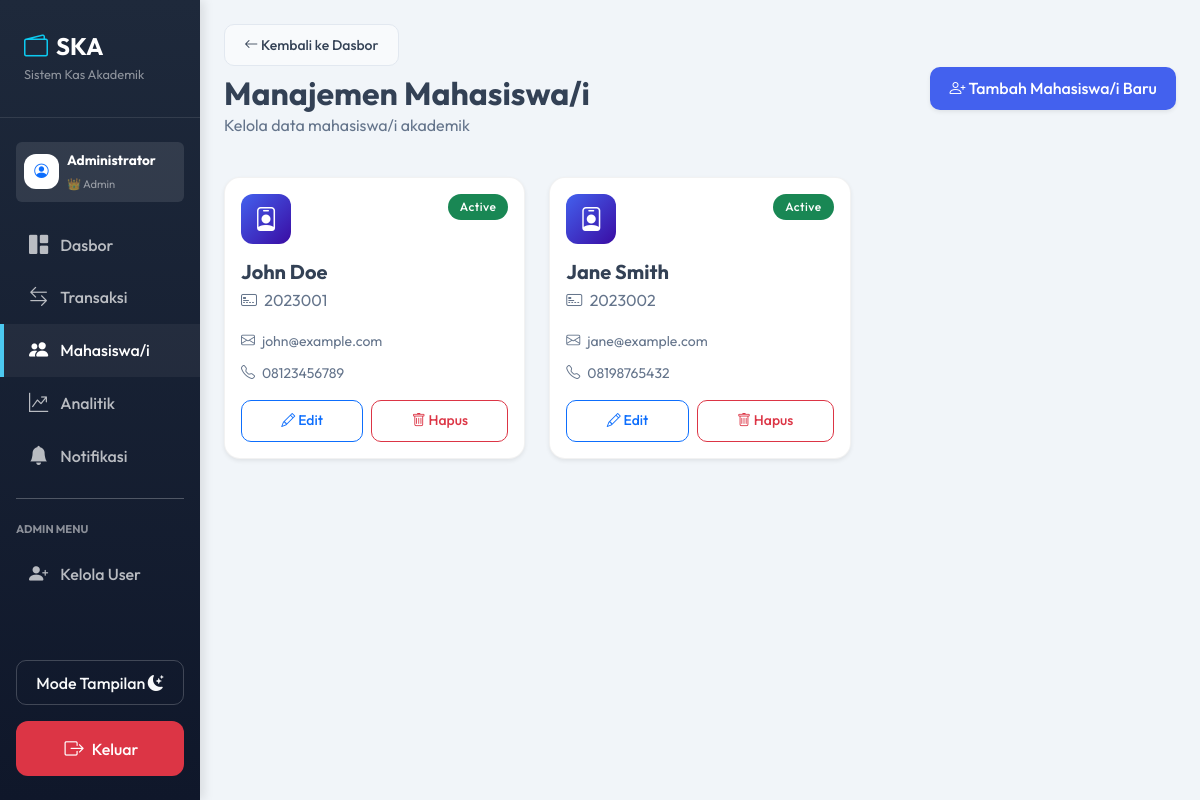
/students.php (signed in), run on the app's committed database.
### tables this page shows
CREATE TABLE `students` (
  `id` int(11) NOT NULL AUTO_INCREMENT,
  `student_id_number` varchar(20) NOT NULL COMMENT 'NIM/NIS',
  `full_name` varchar(100) NOT NULL,
  `email` varchar(100) DEFAULT NULL,
  `phone` varchar(20) DEFAULT NULL,
  `status` enum('active','graduated','dropped_out') NOT NULL DEFAULT 'active',
  `created_at` timestamp NOT NULL DEFAULT current_timestamp(),
  PRIMARY KEY (`id`),
  UNIQUE KEY `student_id_number` (`student_id_number`)
);

### src/Config/init.php (called while the page is built, shortened)
<?php
spl_autoload_register(function ($class_name) {
    $file = __DIR__ . '/../Services/' . $class_name . '.php';
});
$db = Database::getInstance();
$auth = new Auth();

### src/Services/Database.php (called while the page is built)
<?php
class Database
{
    private static $instance = null;
    private $pdo;
    private function __construct()
    {
        $host = 'localhost';
        $db = 'academic_cash_db';
        $user = 'root';
        $pass = '';
        $charset = 'utf8mb4';
        $dsn = "mysql:host=$host;dbname=$db;charset=$charset";
        $options = [
            PDO::ATTR_ERRMODE => PDO::ERRMODE_EXCEPTION,
            PDO::ATTR_DEFAULT_FETCH_MODE => PDO::FETCH_ASSOC,
            PDO::ATTR_EMULATE_PREPARES => false,
        ];
        try {
            $this->pdo = new PDO($dsn, $user, $pass, $options);
        } catch (\PDOException $e) {
            throw new \PDOException($e->getMessage(), (int) $e->getCode());
        }
    }
    public static function getInstance()
    {
        if (self::$instance === null) {
            self::$instance = new Database();
        }
        return self::$instance;
    }
    public function getConnection()
    {
        return $this->pdo;
    }
}

### src/Services/Auth.php (called while the page is built, shortened)
<?php
class Auth
{
    public function getCurrentUser()
    {
        if (isset($_SESSION['user_id'])) {
            return [
                'id' => $_SESSION['user_id'],
                'username' => $_SESSION['username'],
                'role' => $_SESSION['role'],
                'full_name' => $_SESSION['full_name']
            ];
        }
        return null;
    }
}

### public/students.php (the view, shortened to what this page needs)
<?php
require_once __DIR__ . '/../src/Config/init.php';
$auth->requireLogin();
$students = $db->getConnection()->query("SELECT * FROM students ORDER BY created_at DESC")->fetchAll();
?>
<!DOCTYPE html>
<html lang="id">
<head>
    <link href="https://cdn.jsdelivr.net/npm/bootstrap@5.3.0/dist/css/bootstrap.min.css" rel="stylesheet">
    <link rel="stylesheet" href="https://cdn.jsdelivr.net/npm/bootstrap-icons@1.10.0/font/bootstrap-icons.css">
    <link rel="stylesheet" href="assets/css/style.css">
</head>
<body>
    <div class="container-fluid">
        <div class="row">
            <?php include __DIR__ . '/../src/Includes/sidebar.php'; ?>
            <div class="col-md-10 col-12 p-4 main-content">
                <div class="d-flex justify-content-between align-items-center mb-4">
                    <div>
                        <a href="dashboard.php" class="btn btn-light btn-sm mb-2">
                            <i class="bi bi-arrow-left"></i> Kembali ke Dasbor
                        </a>
                        <h2 class="fw-bold mb-0">Manajemen Mahasiswa/i</h2>
                        <p class="text-muted">Kelola data mahasiswa/i akademik</p>
                    </div>
                    <?php if ($isAdmin): ?>
                        <button class="btn btn-primary shadow-sm" data-bs-toggle="modal" data-bs-target="#addStudentModal">
                            <i class="bi bi-person-plus"></i> Tambah Mahasiswa/i Baru
                        </button>
                    <?php endif; ?>
                </div>
                <div class="row g-4">
                    <?php foreach ($students as $s): ?>
                        <div class="col-md-6 col-lg-4">
                            <div class="card h-100 shadow-sm hover-card">
                                <div class="card-body">
                                    <div class="d-flex justify-content-between align-items-start mb-3">
                                        <div class="icon-box bg-gradient-primary text-white"
                                            style="width: 50px; height: 50px;">
                                            <i class="bi bi-person-badge"></i>
                                        </div>
                                        <span
                                            class="badge bg-<?= $s['status'] == 'active' ? 'success' : 'secondary' ?> rounded-pill">
                                            <?= ucfirst($s['status']) ?>
                                        </span>
                                    </div>
                                    <h5 class="fw-bold mb-1"><?= htmlspecialchars($s['full_name']) ?></h5>
                                    <p class="text-muted mb-3">
                                        <i class="bi bi-credit-card-2-front me-1"></i>
                                        <?= htmlspecialchars($s['student_id_number']) ?>
                                    </p>
                                    <div class="mb-2">
                                        <small class="text-muted">
                                            <i class="bi bi-envelope me-1"></i>
                                            <?= htmlspecialchars($s['email'] ?: 'Tidak ada email') ?>
                                        </small>
                                    </div>
                                    <div class="mb-3">
                                        <small class="text-muted">
                                            <i class="bi bi-telephone me-1"></i>
                                            <?= htmlspecialchars($s['phone'] ?: 'Tidak ada telepon') ?>
                                        </small>
                                    </div>
                                    <?php if ($isAdmin): ?>
                                        <div class="d-flex gap-2">
                                            <a href="students_edit.php?id=<?= $s['id'] ?>"
                                                class="btn btn-sm btn-outline-primary flex-fill">
                                                <i class="bi bi-pencil"></i> Edit
                                            </a>
                                            <form method="POST" style="display:inline;" class="flex-fill">
                                                <button type="submit" class="btn btn-sm btn-outline-danger w-100"
                                                    onclick="return confirm('Apakah Anda yakin?')">
                                                    <i class="bi bi-trash"></i> Hapus
                                                </button>
                                            </form>
                                        </div>
                                    <?php endif; ?>
                                </div>
                            </div>
                        </div>
                    <?php endforeach; ?>
                </div>
            </div>
        </div>
    </div>
</body>
</html>

### src/Includes/sidebar.php (shortened to what this page needs)
<div class="col-md-2 sidebar p-0 d-flex flex-column">
    <div class="brand d-flex justify-content-between align-items-center">
        <div>
            <h4 class="fw-bold mb-0"><i class="bi bi-wallet2 text-info me-2"></i>SKA</h4>
            <small class="text-white-50" style="font-size: 0.8rem;">Sistem Kas Akademik</small>
        </div>
    </div>
    <nav class="mt-2 flex-grow-1">
        <?php
        $currentPage = basename($_SERVER['PHP_SELF']);
        $currentUser = $auth->getCurrentUser();
        $isAdmin = $currentUser['role'] === 'admin';
        ?>
        <div class="px-3 mb-3">
            <div class="d-flex align-items-center p-2 rounded" style="background: rgba(255,255,255,0.1);">
                <div class="icon-box bg-white text-primary me-2" style="width: 35px; height: 35px; font-size: 0.9rem;">
                    <i class="bi bi-person-circle"></i>
                </div>
                <div class="flex-grow-1" style="min-width: 0;">
                    <div class="text-white fw-bold text-truncate" style="font-size: 0.85rem;">
                        <?= htmlspecialchars($currentUser['full_name']) ?>
                    </div>
                    <small class="text-white-50" style="font-size: 0.7rem;">
                        <?= $isAdmin ? '👑 Admin' : '👤 ' . ucfirst($currentUser['role']) ?>
                    </small>
                </div>
            </div>
        </div>
        <a href="dashboard.php"
            class="<?= in_array($currentPage, ['dashboard.php', 'admin_dashboard.php', 'user_dashboard.php']) ? 'active' : '' ?>">
            <i class="bi bi-grid-1x2-fill"></i> Dasbor
        </a>
        <a href="transactions.php" class="<?= strpos($currentPage, 'transactions') !== false ? 'active' : '' ?>">
            <i class="bi bi-arrow-left-right"></i> Transaksi
        </a>
        <a href="students.php" class="<?= $currentPage == 'students.php' ? 'active' : '' ?>">
            <i class="bi bi-people-fill"></i> Mahasiswa/i
        </a>
        <a href="analytics.php" class="<?= $currentPage == 'analytics.php' ? 'active' : '' ?>">
            <i class="bi bi-graph-up-arrow"></i> Analitik
        </a>
        <a href="notifications.php" class="<?= $currentPage == 'notifications.php' ? 'active' : '' ?>">
            <i class="bi bi-bell-fill"></i> Notifikasi
        </a>
        <?php if ($isAdmin): ?>
            <hr class="my-3 mx-3 border-white-50">
            <div class="px-3 mb-2">
                <small class="text-white-50 text-uppercase fw-bold" style="font-size: 0.7rem;">Admin Menu</small>
            </div>
            <a href="register.php" class="<?= $currentPage == 'register.php' ? 'active' : '' ?>">
                <i class="bi bi-person-plus-fill"></i> Kelola User
            </a>
        <?php endif; ?>
    </nav>
    <div class="mt-auto pt-3 px-3 pb-4">
        <button id="theme-toggle"
            class="btn btn-outline-light w-100 d-flex justify-content-between align-items-center mb-3"
            style="border: 1px solid rgba(255,255,255,0.2);">
            <span>Mode Tampilan</span>
            <i class="bi bi-moon-stars-fill theme-icon"></i>
        </button>
        <a href="logout.php"
            class="btn btn-danger w-100 d-flex justify-content-center align-items-center text-white"
            style="border-radius: 12px;">
            <i class="bi bi-box-arrow-right me-2"></i> Keluar
        </a>
    </div>
</div>

### public/assets/css/style.css (style rules this page uses)
:root { --primary-color: #4361ee; --secondary-color: #3f37c9; --success-color: #4cc9f0; --danger-color: #f72585; --body-bg: #f1f5f9; --text-color: #334155; --text-muted: #64748b; --card-bg: #ffffff; --card-border: rgba(0, 0, 0, 0.05); --card-shadow: rgba(0, 0, 0, 0.05); --sidebar-bg-from: #1e293b; --sidebar-bg-to: #0f172a; --sidebar-text: white; --sidebar-hover: rgba(255, 255, 255, 0.05); --table-header-color: #64748b; --table-border: #f1f5f9; --input-bg: #f8fafc; --input-border: #e2e8f0; --input-text: #334155; --modal-bg: #ffffff; --modal-text: #334155; }
body { background-color: var(--body-bg); font-family: 'Outfit', sans-serif; color: var(--text-color); transition: background-color 0.3s ease, color 0.3s ease; }
.sidebar { min-height: 100vh; background: linear-gradient(180deg, var(--sidebar-bg-from) 0%, var(--sidebar-bg-to) 100%); color: var(--sidebar-text); box-shadow: 4px 0 10px rgba(0, 0, 0, 0.1); }
.sidebar .brand { padding: 2rem 1.5rem; border-bottom: 1px solid rgba(255, 255, 255, 0.1); margin-bottom: 1rem; }
.sidebar a { color: rgba(255, 255, 255, 0.7); text-decoration: none; padding: 12px 25px; display: flex; align-items: center; transition: all 0.3s ease; border-left: 4px solid transparent; font-weight: 500; }
.sidebar a:hover, .sidebar a.active { background: var(--sidebar-hover); color: white; border-left-color: var(--success-color); }
.sidebar a i { font-size: 1.2rem; margin-right: 12px; }
.card { border: 1px solid var(--card-border); background: var(--card-bg); border-radius: 16px; box-shadow: 0 4px 20px var(--card-shadow); transition: transform 0.3s ease, box-shadow 0.3s ease, background-color 0.3s ease; overflow: hidden; color: var(--text-color); }
.bg-white { background-color: var(--card-bg) !important; }
.text-muted { color: var(--text-muted) !important; }
.icon-box { width: 60px; height: 60px; border-radius: 12px; display: flex; align-items: center; justify-content: center; font-size: 1.5rem; }
.bg-gradient-primary { background: linear-gradient(135deg, #4361ee 0%, #3a0ca3 100%); }
.badge { padding: 0.6em 1em; border-radius: 30px; font-weight: 500; letter-spacing: 0.5px; }
.btn { border-radius: 10px; padding: 0.6rem 1.2rem; font-weight: 500; transition: all 0.3s; }
.btn-light { background-color: var(--input-bg); border-color: var(--input-border); color: var(--text-color); }
.btn-primary { background: var(--primary-color); border: none; box-shadow: 0 4px 15px rgba(67, 97, 238, 0.3); }

### data on the page
students: status "Active", full_name "John Doe", student_id_number "2023001", email "john@example.com", phone "08123456789"
students: status "Active", full_name "Jane Smith", student_id_number "2023002", email "jane@example.com", phone "08198765432"

### other printed values
$currentUser['full_name'] "Administrator"
